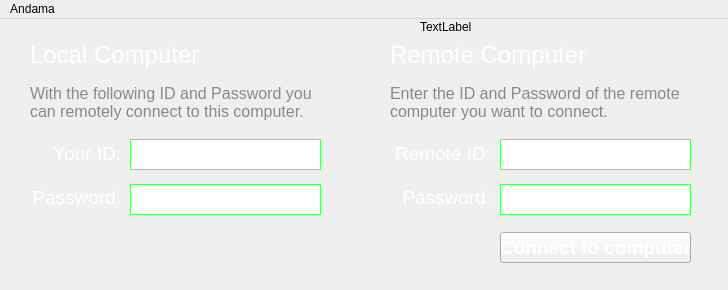
<?xml version="1.0" encoding="UTF-8"?>
<ui version="4.0">
 <class>MainWindow</class>
 <widget class="QMainWindow" name="MainWindow">
  <property name="geometry">
   <rect>
    <x>0</x>
    <y>0</y>
    <width>728</width>
    <height>290</height>
   </rect>
  </property>
  <property name="sizePolicy">
   <sizepolicy hsizetype="Fixed" vsizetype="Fixed">
    <horstretch>0</horstretch>
    <verstretch>0</verstretch>
   </sizepolicy>
  </property>
  <property name="minimumSize">
   <size>
    <width>728</width>
    <height>290</height>
   </size>
  </property>
  <property name="maximumSize">
   <size>
    <width>728</width>
    <height>290</height>
   </size>
  </property>
  <property name="windowTitle">
   <string>Andama</string>
  </property>
  <widget class="QWidget" name="centralWidget">
   <property name="sizePolicy">
    <sizepolicy hsizetype="Fixed" vsizetype="Fixed">
     <horstretch>0</horstretch>
     <verstretch>0</verstretch>
    </sizepolicy>
   </property>
   <widget class="QWidget" name="mainWidget" native="true">
    <property name="geometry">
     <rect>
      <x>0</x>
      <y>0</y>
      <width>728</width>
      <height>291</height>
     </rect>
    </property>
    <property name="sizePolicy">
     <sizepolicy hsizetype="Fixed" vsizetype="Fixed">
      <horstretch>0</horstretch>
      <verstretch>0</verstretch>
     </sizepolicy>
    </property>
    <widget class="QWidget" name="connectWidget" native="true">
     <property name="geometry">
      <rect>
       <x>0</x>
       <y>0</y>
       <width>728</width>
       <height>265</height>
      </rect>
     </property>
     <property name="sizePolicy">
      <sizepolicy hsizetype="Fixed" vsizetype="Fixed">
       <horstretch>0</horstretch>
       <verstretch>0</verstretch>
      </sizepolicy>
     </property>
     <property name="minimumSize">
      <size>
       <width>728</width>
       <height>265</height>
      </size>
     </property>
     <property name="maximumSize">
      <size>
       <width>728</width>
       <height>265</height>
      </size>
     </property>
     <property name="contextMenuPolicy">
      <enum>Qt::CustomContextMenu</enum>
     </property>
     <property name="styleSheet">
      <string notr="true">background-image: url(:/images/images/gradient_main.png)</string>
     </property>
     <widget class="QLabel" name="lblLocalHead">
      <property name="geometry">
       <rect>
        <x>30</x>
        <y>20</y>
        <width>321</width>
        <height>31</height>
       </rect>
      </property>
      <property name="font">
       <font>
        <family>Arial</family>
        <pointsize>18</pointsize>
       </font>
      </property>
      <property name="styleSheet">
       <string notr="true">color: white;</string>
      </property>
      <property name="text">
       <string>Local Computer</string>
      </property>
     </widget>
     <widget class="QLabel" name="lblRemoteHead">
      <property name="geometry">
       <rect>
        <x>390</x>
        <y>20</y>
        <width>321</width>
        <height>31</height>
       </rect>
      </property>
      <property name="font">
       <font>
        <family>Arial</family>
        <pointsize>18</pointsize>
       </font>
      </property>
      <property name="styleSheet">
       <string notr="true">color: white;</string>
      </property>
      <property name="text">
       <string>Remote Computer</string>
      </property>
     </widget>
     <widget class="QLabel" name="lblLocalID">
      <property name="geometry">
       <rect>
        <x>10</x>
        <y>119</y>
        <width>111</width>
        <height>31</height>
       </rect>
      </property>
      <property name="font">
       <font>
        <family>Arial</family>
        <pointsize>14</pointsize>
       </font>
      </property>
      <property name="styleSheet">
       <string notr="true">color: white;</string>
      </property>
      <property name="text">
       <string>Your ID:</string>
      </property>
      <property name="alignment">
       <set>Qt::AlignRight|Qt::AlignTrailing|Qt::AlignVCenter</set>
      </property>
     </widget>
     <widget class="QLabel" name="lblLocalPassword">
      <property name="geometry">
       <rect>
        <x>10</x>
        <y>163</y>
        <width>111</width>
        <height>31</height>
       </rect>
      </property>
      <property name="font">
       <font>
        <family>Arial</family>
        <pointsize>14</pointsize>
       </font>
      </property>
      <property name="styleSheet">
       <string notr="true">color: white;</string>
      </property>
      <property name="text">
       <string>Password:</string>
      </property>
      <property name="alignment">
       <set>Qt::AlignRight|Qt::AlignTrailing|Qt::AlignVCenter</set>
      </property>
     </widget>
     <widget class="QLabel" name="lblRemotePassword">
      <property name="enabled">
       <bool>false</bool>
      </property>
      <property name="geometry">
       <rect>
        <x>380</x>
        <y>163</y>
        <width>111</width>
        <height>31</height>
       </rect>
      </property>
      <property name="font">
       <font>
        <family>Arial</family>
        <pointsize>14</pointsize>
       </font>
      </property>
      <property name="styleSheet">
       <string notr="true">color: white;</string>
      </property>
      <property name="text">
       <string>Password:</string>
      </property>
      <property name="alignment">
       <set>Qt::AlignRight|Qt::AlignTrailing|Qt::AlignVCenter</set>
      </property>
     </widget>
     <widget class="QLabel" name="lblRemoteID">
      <property name="enabled">
       <bool>false</bool>
      </property>
      <property name="geometry">
       <rect>
        <x>380</x>
        <y>119</y>
        <width>111</width>
        <height>31</height>
       </rect>
      </property>
      <property name="font">
       <font>
        <family>Arial</family>
        <pointsize>14</pointsize>
       </font>
      </property>
      <property name="styleSheet">
       <string notr="true">color: white;</string>
      </property>
      <property name="text">
       <string>Remote ID:</string>
      </property>
      <property name="alignment">
       <set>Qt::AlignRight|Qt::AlignTrailing|Qt::AlignVCenter</set>
      </property>
     </widget>
     <widget class="QLabel" name="lblID">
      <property name="geometry">
       <rect>
        <x>130</x>
        <y>120</y>
        <width>191</width>
        <height>31</height>
       </rect>
      </property>
      <property name="font">
       <font>
        <family>Arial</family>
        <pointsize>18</pointsize>
        <weight>50</weight>
        <bold>false</bold>
       </font>
      </property>
      <property name="styleSheet">
       <string notr="true">background-color: white;
border: 1px solid rgb(79, 255, 91);
color: white;</string>
      </property>
      <property name="text">
       <string>-</string>
      </property>
      <property name="alignment">
       <set>Qt::AlignCenter</set>
      </property>
      <property name="margin">
       <number>0</number>
      </property>
      <property name="indent">
       <number>0</number>
      </property>
     </widget>
     <widget class="QLineEdit" name="txtRemotePCID">
      <property name="enabled">
       <bool>true</bool>
      </property>
      <property name="geometry">
       <rect>
        <x>500</x>
        <y>120</y>
        <width>191</width>
        <height>31</height>
       </rect>
      </property>
      <property name="font">
       <font>
        <family>Arial</family>
        <pointsize>18</pointsize>
       </font>
      </property>
      <property name="styleSheet">
       <string notr="true">border: 1px solid rgb(79, 255, 91);
color: white;</string>
      </property>
      <property name="alignment">
       <set>Qt::AlignCenter</set>
      </property>
      <property name="clearButtonEnabled">
       <bool>false</bool>
      </property>
     </widget>
     <widget class="QPushButton" name="btnConnectToRemoteClient">
      <property name="enabled">
       <bool>true</bool>
      </property>
      <property name="geometry">
       <rect>
        <x>500</x>
        <y>213</y>
        <width>191</width>
        <height>31</height>
       </rect>
      </property>
      <property name="sizePolicy">
       <sizepolicy hsizetype="Expanding" vsizetype="Fixed">
        <horstretch>0</horstretch>
        <verstretch>0</verstretch>
       </sizepolicy>
      </property>
      <property name="font">
       <font>
        <pointsize>14</pointsize>
        <weight>75</weight>
        <bold>true</bold>
       </font>
      </property>
      <property name="contextMenuPolicy">
       <enum>Qt::DefaultContextMenu</enum>
      </property>
      <property name="styleSheet">
       <string notr="true">color: white</string>
      </property>
      <property name="text">
       <string>Connect to computer</string>
      </property>
      <property name="autoDefault">
       <bool>false</bool>
      </property>
      <property name="default">
       <bool>false</bool>
      </property>
     </widget>
     <widget class="QLineEdit" name="txtLocalPassword">
      <property name="geometry">
       <rect>
        <x>130</x>
        <y>165</y>
        <width>191</width>
        <height>31</height>
       </rect>
      </property>
      <property name="font">
       <font>
        <family>Arial</family>
        <pointsize>18</pointsize>
       </font>
      </property>
      <property name="styleSheet">
       <string notr="true">border: 1px solid rgb(79, 255, 91);
color: white;</string>
      </property>
      <property name="text">
       <string>-</string>
      </property>
      <property name="alignment">
       <set>Qt::AlignCenter</set>
      </property>
      <property name="readOnly">
       <bool>true</bool>
      </property>
      <property name="clearButtonEnabled">
       <bool>false</bool>
      </property>
     </widget>
     <widget class="QLineEdit" name="txtRemotePassword">
      <property name="enabled">
       <bool>true</bool>
      </property>
      <property name="geometry">
       <rect>
        <x>500</x>
        <y>165</y>
        <width>191</width>
        <height>31</height>
       </rect>
      </property>
      <property name="font">
       <font>
        <family>Arial</family>
        <pointsize>18</pointsize>
       </font>
      </property>
      <property name="styleSheet">
       <string notr="true">border: 1px solid rgb(79, 255, 91);
color: white;</string>
      </property>
      <property name="alignment">
       <set>Qt::AlignCenter</set>
      </property>
      <property name="clearButtonEnabled">
       <bool>false</bool>
      </property>
     </widget>
     <widget class="QLabel" name="lblLocalDesc">
      <property name="geometry">
       <rect>
        <x>30</x>
        <y>65</y>
        <width>291</width>
        <height>51</height>
       </rect>
      </property>
      <property name="font">
       <font>
        <family>Arial</family>
        <pointsize>12</pointsize>
       </font>
      </property>
      <property name="styleSheet">
       <string notr="true">color: rgb(137, 137, 137)</string>
      </property>
      <property name="text">
       <string>With the following ID and Password you can remotely connect to this computer.</string>
      </property>
      <property name="textFormat">
       <enum>Qt::PlainText</enum>
      </property>
      <property name="alignment">
       <set>Qt::AlignLeading|Qt::AlignLeft|Qt::AlignTop</set>
      </property>
      <property name="wordWrap">
       <bool>true</bool>
      </property>
     </widget>
     <widget class="QLabel" name="lblRemoteDesc">
      <property name="geometry">
       <rect>
        <x>390</x>
        <y>65</y>
        <width>291</width>
        <height>41</height>
       </rect>
      </property>
      <property name="font">
       <font>
        <family>Arial</family>
        <pointsize>12</pointsize>
       </font>
      </property>
      <property name="styleSheet">
       <string notr="true">color: rgb(137, 137, 137)</string>
      </property>
      <property name="text">
       <string>Enter the ID and Password of the remote computer you want to connect.</string>
      </property>
      <property name="textFormat">
       <enum>Qt::PlainText</enum>
      </property>
      <property name="alignment">
       <set>Qt::AlignLeading|Qt::AlignLeft|Qt::AlignTop</set>
      </property>
      <property name="wordWrap">
       <bool>true</bool>
      </property>
     </widget>
     <widget class="QLabel" name="lblRemoteIDError">
      <property name="geometry">
       <rect>
        <x>500</x>
        <y>102</y>
        <width>221</width>
        <height>16</height>
       </rect>
      </property>
      <property name="font">
       <font>
        <family>Arial</family>
        <pointsize>12</pointsize>
       </font>
      </property>
      <property name="styleSheet">
       <string notr="true">color: rgb(255, 0, 35)</string>
      </property>
      <property name="text">
       <string/>
      </property>
     </widget>
     <widget class="QProgressBar" name="remoteConnectProgressBar">
      <property name="enabled">
       <bool>true</bool>
      </property>
      <property name="geometry">
       <rect>
        <x>500</x>
        <y>220</y>
        <width>191</width>
        <height>23</height>
       </rect>
      </property>
      <property name="maximum">
       <number>0</number>
      </property>
      <property name="value">
       <number>0</number>
      </property>
      <property name="textVisible">
       <bool>false</bool>
      </property>
     </widget>
     <widget class="QLabel" name="lblRemotePasswordError">
      <property name="geometry">
       <rect>
        <x>500</x>
        <y>196</y>
        <width>221</width>
        <height>16</height>
       </rect>
      </property>
      <property name="font">
       <font>
        <family>Arial</family>
        <pointsize>12</pointsize>
       </font>
      </property>
      <property name="styleSheet">
       <string notr="true">color: rgb(255, 0, 35)</string>
      </property>
      <property name="text">
       <string/>
      </property>
      <property name="alignment">
       <set>Qt::AlignLeading|Qt::AlignLeft|Qt::AlignTop</set>
      </property>
     </widget>
     <zorder>lblLocalHead</zorder>
     <zorder>lblRemoteHead</zorder>
     <zorder>lblLocalID</zorder>
     <zorder>lblLocalPassword</zorder>
     <zorder>lblRemotePassword</zorder>
     <zorder>lblRemoteID</zorder>
     <zorder>lblID</zorder>
     <zorder>txtRemotePCID</zorder>
     <zorder>txtLocalPassword</zorder>
     <zorder>txtRemotePassword</zorder>
     <zorder>lblLocalDesc</zorder>
     <zorder>lblRemoteDesc</zorder>
     <zorder>lblRemoteIDError</zorder>
     <zorder>remoteConnectProgressBar</zorder>
     <zorder>btnConnectToRemoteClient</zorder>
     <zorder>lblRemotePasswordError</zorder>
    </widget>
    <widget class="QWidget" name="widgetStatus" native="true">
     <property name="geometry">
      <rect>
       <x>0</x>
       <y>265</y>
       <width>728</width>
       <height>25</height>
      </rect>
     </property>
     <property name="styleSheet">
      <string notr="true">background-image: url(:/images/images/status_red.png)</string>
     </property>
     <widget class="QLabel" name="lblStatus">
      <property name="geometry">
       <rect>
        <x>0</x>
        <y>0</y>
        <width>728</width>
        <height>25</height>
       </rect>
      </property>
      <property name="sizePolicy">
       <sizepolicy hsizetype="Fixed" vsizetype="Fixed">
        <horstretch>0</horstretch>
        <verstretch>0</verstretch>
       </sizepolicy>
      </property>
      <property name="font">
       <font>
        <family>Arial</family>
        <pointsize>14</pointsize>
       </font>
      </property>
      <property name="styleSheet">
       <string notr="true">color: white;</string>
      </property>
      <property name="text">
       <string>Connecting...</string>
      </property>
      <property name="alignment">
       <set>Qt::AlignCenter</set>
      </property>
     </widget>
    </widget>
   </widget>
   <widget class="QLabel" name="lblDesktop">
    <property name="geometry">
     <rect>
      <x>420</x>
      <y>0</y>
      <width>61</width>
      <height>16</height>
     </rect>
    </property>
    <property name="focusPolicy">
     <enum>Qt::StrongFocus</enum>
    </property>
    <property name="text">
     <string>TextLabel</string>
    </property>
   </widget>
  </widget>
  <widget class="QMenuBar" name="menuBar">
   <property name="geometry">
    <rect>
     <x>0</x>
     <y>0</y>
     <width>728</width>
     <height>22</height>
    </rect>
   </property>
   <widget class="QMenu" name="menuAndama">
    <property name="title">
     <string>Andama</string>
    </property>
    <addaction name="actionAbout"/>
   </widget>
   <addaction name="menuAndama"/>
  </widget>
  <action name="actionAbout">
   <property name="text">
    <string>About</string>
   </property>
  </action>
  <action name="actionD_1">
   <property name="text">
    <string>d-1</string>
   </property>
  </action>
  <action name="actionD_2">
   <property name="text">
    <string>d-2</string>
   </property>
  </action>
  <action name="actionD_3">
   <property name="text">
    <string>d-3</string>
   </property>
  </action>
 </widget>
 <layoutdefault spacing="6" margin="11"/>
 <tabstops>
  <tabstop>txtRemotePCID</tabstop>
  <tabstop>txtRemotePassword</tabstop>
  <tabstop>btnConnectToRemoteClient</tabstop>
  <tabstop>txtLocalPassword</tabstop>
 </tabstops>
 <resources/>
 <connections/>
</ui>
